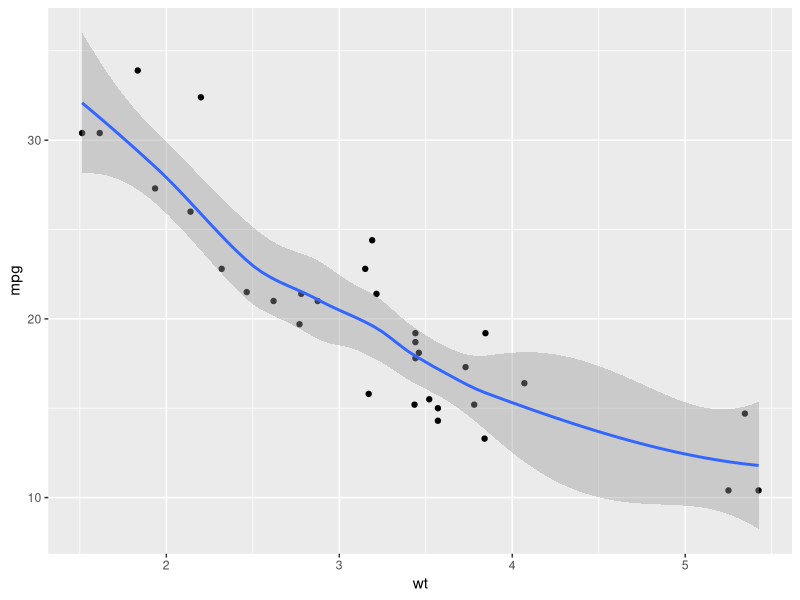
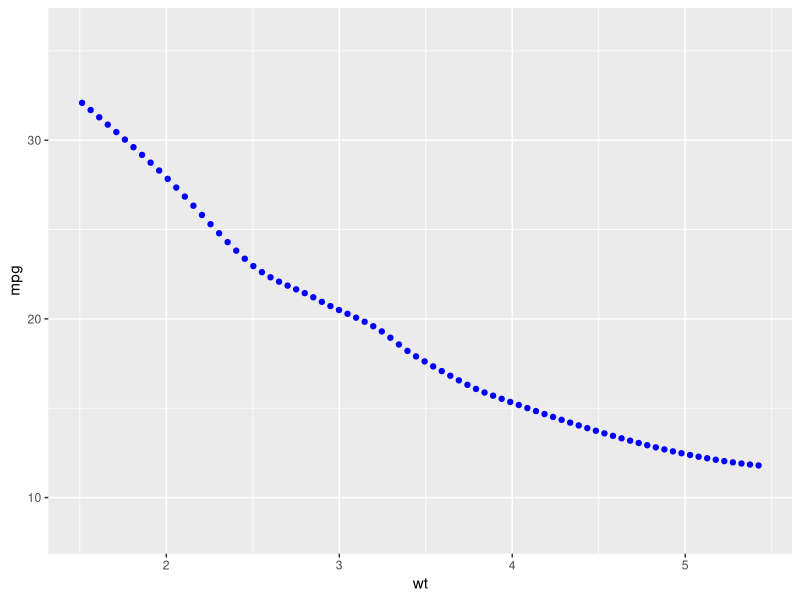
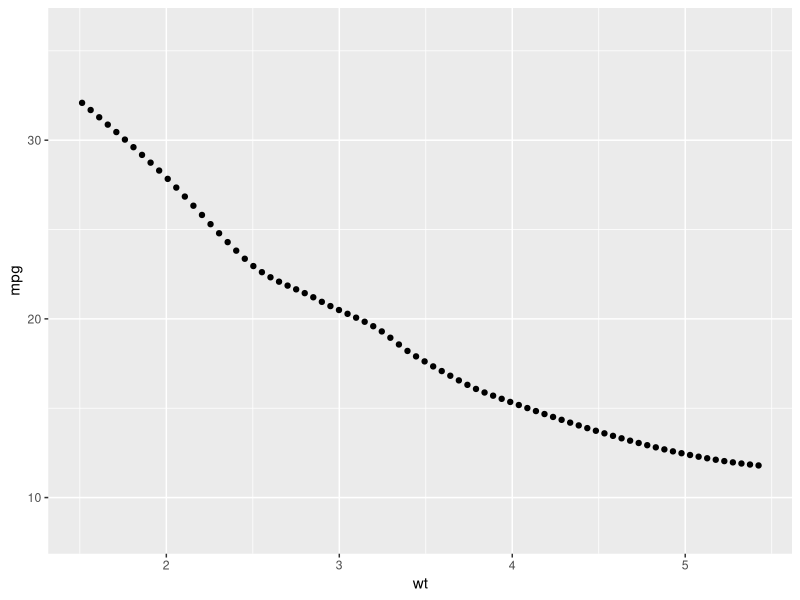
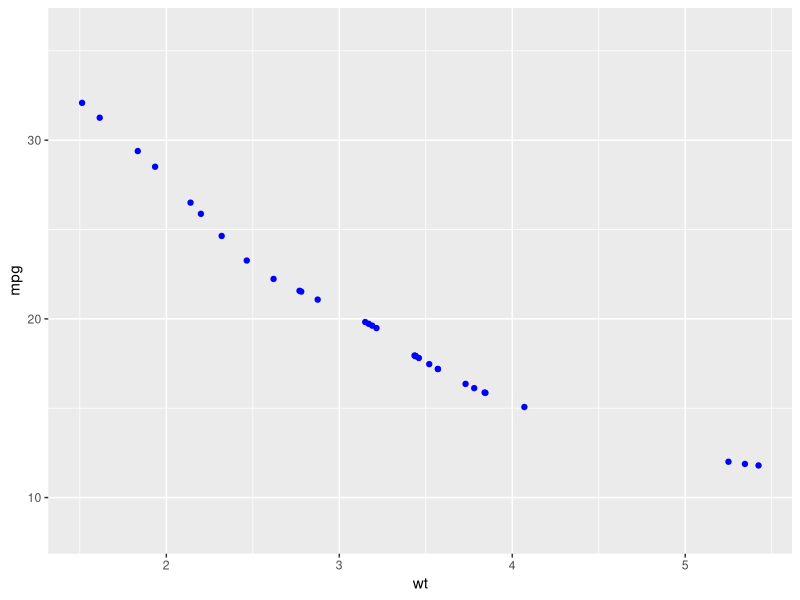
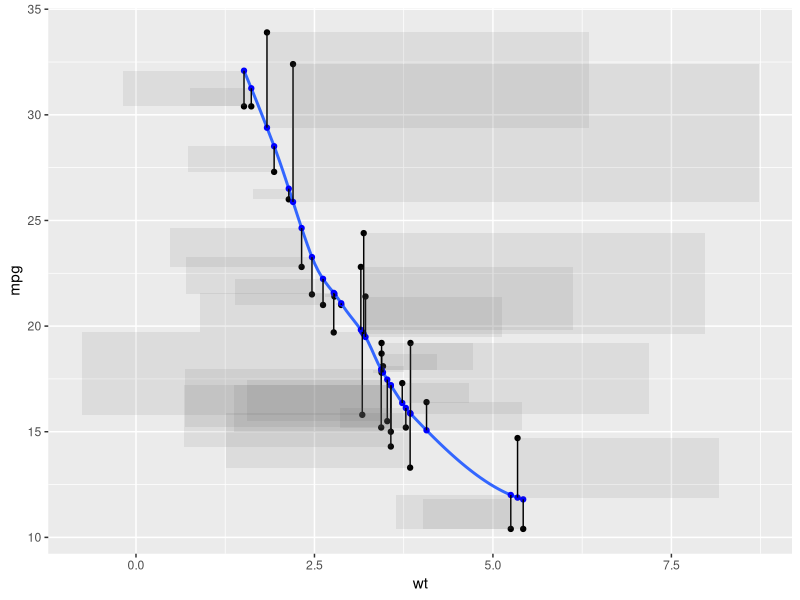
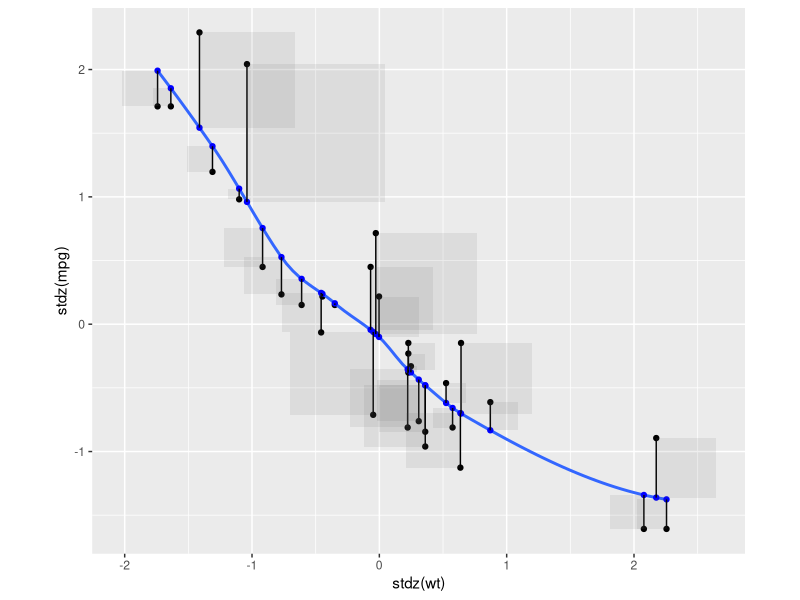

Write the R code that produced these figures, in order.
## ---- chunk 1
knitr::opts_chunk$set(echo = TRUE, error = T)
## ---- chunk 2
library(ggplot2)
## ---- chunk 3
# This function exists to silence an undeclared import warning
gam_method <- function() mgcv::gam
data_frame0 <- function(...) data_frame(..., .name_repair = "minimal")
predictdf <- function(model, xseq, se, level) UseMethod("predictdf")
## ---- chunk 4
#' @export
predictdf.default <- function(model, xseq, se, level) {
  pred <- stats::predict(
    model,
    newdata = data_frame0(x = xseq),
    se.fit = se,
    level = level,
    interval = if (se) "confidence" else "none"
  )

  if (se) {
    fit <- as.data.frame(pred$fit)
    names(fit) <- c("y", "ymin", "ymax")
    base::data.frame(x = xseq, fit, se = pred$se.fit)
  } else {
    base::data.frame(x = xseq, y = as.vector(pred))
  }
}

#' @export
predictdf.glm <- function(model, xseq, se, level) {
  pred <- stats::predict(
    model,
    newdata = data_frame0(x = xseq),
    se.fit = se,
    type = "link"
  )

  if (se) {
    std <- stats::qnorm(level / 2 + 0.5)
    base::data.frame(
      x = xseq,
      y = model$family$linkinv(as.vector(pred$fit)),
      ymin = model$family$linkinv(as.vector(pred$fit - std * pred$se.fit)),
      ymax = model$family$linkinv(as.vector(pred$fit + std * pred$se.fit)),
      se = as.vector(pred$se.fit)
    )
  } else {
    base::data.frame(x = xseq, y = model$family$linkinv(as.vector(pred)))
  }
}

#' @export
predictdf.loess <- function(model, xseq, se, level) {
  pred <- stats::predict(
    model,
    newdata = data_frame0(x = xseq),
    se = se
  )

  if (se) {
    y <- pred$fit
    ci <- pred$se.fit * stats::qt(level / 2 + .5, pred$df)
    ymin <- y - ci
    ymax <- y + ci
    base::data.frame(x = xseq, y, ymin, ymax, se = pred$se.fit)
  } else {
    base::data.frame(x = xseq, y = as.vector(pred))
  }
}

#' @export
predictdf.locfit <- function(model, xseq, se, level) {
  pred <- stats::predict(
    model,
    newdata = data_frame0(x = xseq),
    se.fit = se
  )

  if (se) {
    y <- pred$fit
    ci <- pred$se.fit * stats::qt(level / 2 + .5, model$dp["df2"])
    ymin <- y - ci
    ymax <- y + ci
    base::data.frame(x = xseq, y, ymin, ymax, se = pred$se.fit)
  } else {
    base::data.frame(x = xseq, y = as.vector(pred))
  }
}
## ---- chunk 5
# would be intersted in changeing the x sequence to observed values of x, for drawing fitted and residuals
compute_group_smooth <- function(data, scales, method = NULL, formula = NULL,
                           se = TRUE, n = 80, span = 0.75, fullrange = FALSE,
                           xseq = NULL, 
                           level = 0.95, method.args = list(),
                           na.rm = FALSE, flipped_aes = NA) {
    data <- flip_data(data, flipped_aes)
    if (vctrs::vec_unique_count(data$x) < 2) {
      # Not enough data to perform fit
      return(data_frame0())
    }

    if (is.null(data$weight)) data$weight <- 1

    
    # which values of x should we predict for ? 
    if (is.null(xseq)) {
      if (is.integer(data$x)) {
        if (fullrange) {
          xseq <- scales$x$dimension()
        } else {
          xseq <- sort(unique0(data$x))
        }
      } else {
        if (fullrange) {
          range <- scales$x$dimension()
        } else {
          range <- range(data$x, na.rm = TRUE)
        }
        xseq <- seq(range[1], range[2], length.out = n)
      }
    }

    # Special case span because it's the most commonly used model argument
    if (identical(method, "loess")) {
      method.args$span <- span
    }

    if (is.character(method)) {
      if (identical(method, "gam")) {
        method <- gam_method()
      } else {
        method <- match.fun(method)
      }
    }
    # If gam and gam's method is not specified by the user then use REML
    if (identical(method, gam_method()) && is.null(method.args$method)) {
      method.args$method <- "REML"
    }

    model <- rlang::inject(method(
      formula,
      data = data,
      weights = weight,
      !!!method.args
    ))

    prediction <- predictdf(model, xseq, se, level)
    prediction$flipped_aes <- flipped_aes
    flip_data(prediction, flipped_aes)
}

compute_group_smooth_error <- function(data, scales, method = NULL, formula = NULL,
                           se = TRUE, 
                           level = 0.95, method.args = list(),
                           na.rm = FALSE, flipped_aes = NA){
  
  
  compute_group_smooth(data = data, scales = scales, 
                       method = method, formula = formula, 
                       se = FALSE, 
                       xseq = data$x, 
                       level = .95, method.args = method.args, 
                       na.rm = na.rm, flipped_aes = flipped_aes) %>% 
    mutate(xend = data$x,
           yend = data$y,
           ymin = y,
           xmin = x,
           ymax = yend,
           xmax = x + (ymax - ymin))
  
}


## ---- chunk 6
library(dplyr)
# mtcars %>% 
#   rename(x = wt, y = mpg, cat = am) %>% 
#   compute_group_smooth(method = lm, formula = y ~ x + cat)

mtcars %>% 
  rename(x = wt, y = mpg, cat = am) %>% 
  compute_group_smooth_error(method = lm, formula = y ~ x, n = 7)
## ---- chunk 7

setup_smooth <- function(data, params) {
    params$flipped_aes <- has_flipped_aes(data, params, ambiguous = TRUE)
    msg <- character()
    if (is.null(params$method) || identical(params$method, "auto")) {
      # Use loess for small datasets, gam with a cubic regression basis for
      # larger. Based on size of the _largest_ group to avoid bad memory
      # behaviour of loess
      max_group <- max(table(interaction(data$group, data$PANEL, drop = TRUE)))

      if (max_group < 1000) {
        params$method <- "loess"
      } else {
        params$method <- "gam"
      }
      msg <- c(msg, paste0("method = '", params$method, "'"))
    }

    if (is.null(params$formula)) {
      if (identical(params$method, "gam")) {
        params$formula <- y ~ s(x, bs = "cs")
      } else {
        params$formula <- y ~ x
      }
      msg <- c(msg, paste0("formula = '", deparse(params$formula), "'"))
    }
    if (identical(params$method, "gam")) {
      params$method <- gam_method()
    }

    if (length(msg) > 0) {
      cli::cli_inform("{.fn geom_smooth} using {msg}")
    }

    params
  }



#' @rdname ggplot2-ggproto
#' @format NULL
#' @usage NULL
#' @export
StatSmooth <- ggplot2::ggproto("StatSmooth", ggplot2::Stat,
  setup_params = setup_smooth,
  extra_params = c("na.rm", "orientation"),
  compute_group = compute_group_smooth,
  dropped_aes = c("weight"),
  required_aes = c("x", "y")
)


StatSmoothError <- ggplot2::ggproto("StatSmoothError", ggplot2::Stat,
  setup_params = setup_smooth,
  extra_params = c("na.rm", "orientation"),
  compute_group = compute_group_smooth_error,
  dropped_aes = c("weight"),
  required_aes = c("x", "y")
)


stat_smooth <- function(mapping = NULL, data = NULL,
                        geom = "smooth", position = "identity",
                        ...,
                        method = NULL,
                        formula = NULL,
                        se = TRUE,
                        n = 80,
                        span = 0.75,
                        fullrange = FALSE,
                        level = 0.95,
                        method.args = list(),
                        na.rm = FALSE,
                        orientation = NA,
                        show.legend = NA,
                        inherit.aes = TRUE) {
  layer(
    data = data,
    mapping = mapping,
    stat = StatSmooth,
    geom = geom,
    position = position,
    show.legend = show.legend,
    inherit.aes = inherit.aes,
    params = rlang::list2(
      method = method,
      formula = formula,
      se = se,
      n = n,
      fullrange = fullrange,
      level = level,
      na.rm = na.rm,
      orientation = orientation,
      method.args = method.args,
      span = span,
      ...
    )
  )
}

stat_smooth_obs <- function(mapping = NULL, data = NULL,
                        geom = "smooth", position = "identity",
                        ...,
                        method = NULL,
                        formula = NULL,
                        se = TRUE,
                        n = 80,
                        span = 0.75,
                        fullrange = FALSE,
                        level = 0.95,
                        method.args = list(),
                        na.rm = FALSE,
                        orientation = NA,
                        show.legend = NA,
                        inherit.aes = TRUE) {
  layer(
    data = data,
    mapping = mapping,
    stat = StatSmoothError,
    geom = geom,
    position = position,
    show.legend = show.legend,
    inherit.aes = inherit.aes,
    params = rlang::list2(
      method = method,
      formula = formula,
      se = se,
      n = n,
      fullrange = fullrange,
      level = level,
      na.rm = na.rm,
      orientation = orientation,
      method.args = method.args,
      span = span,
      ...
    )
  )
}



mtcars %>% 
  ggplot() +
  aes(wt, mpg) + 
  geom_point() + 
  stat_smooth()

mtcars %>% 
  ggplot() +
  aes(wt, mpg) + 
  stat_smooth(geom = "point", color = "blue")

mtcars %>% 
  ggplot() +
  aes(wt, mpg) + 
  stat_smooth(geom = "point", fullrange = F)

mtcars %>% 
  ggplot() +
  aes(wt, mpg) + 
  stat_smooth(geom = "point", color = "blue", xseq = mtcars$wt)


mtcars %>% 
  ggplot() +
  aes(wt, mpg) + 
  geom_point() +
  geom_smooth(alpha = .2, se = FALSE) +
  stat_smooth_obs(geom = "point", color = "blue") + 
  stat_smooth_obs(geom = "segment") + 
  stat_smooth_obs(geom = "rect", alpha = .1) 


stdz <- function(x){
  
  var_mean <- mean(x) 
  var_sd <- sd(x)
  
  (x-var_mean)/var_sd
  
}

last_plot() + 
  aes(stdz(wt), stdz(mpg)) + 
  coord_equal()
